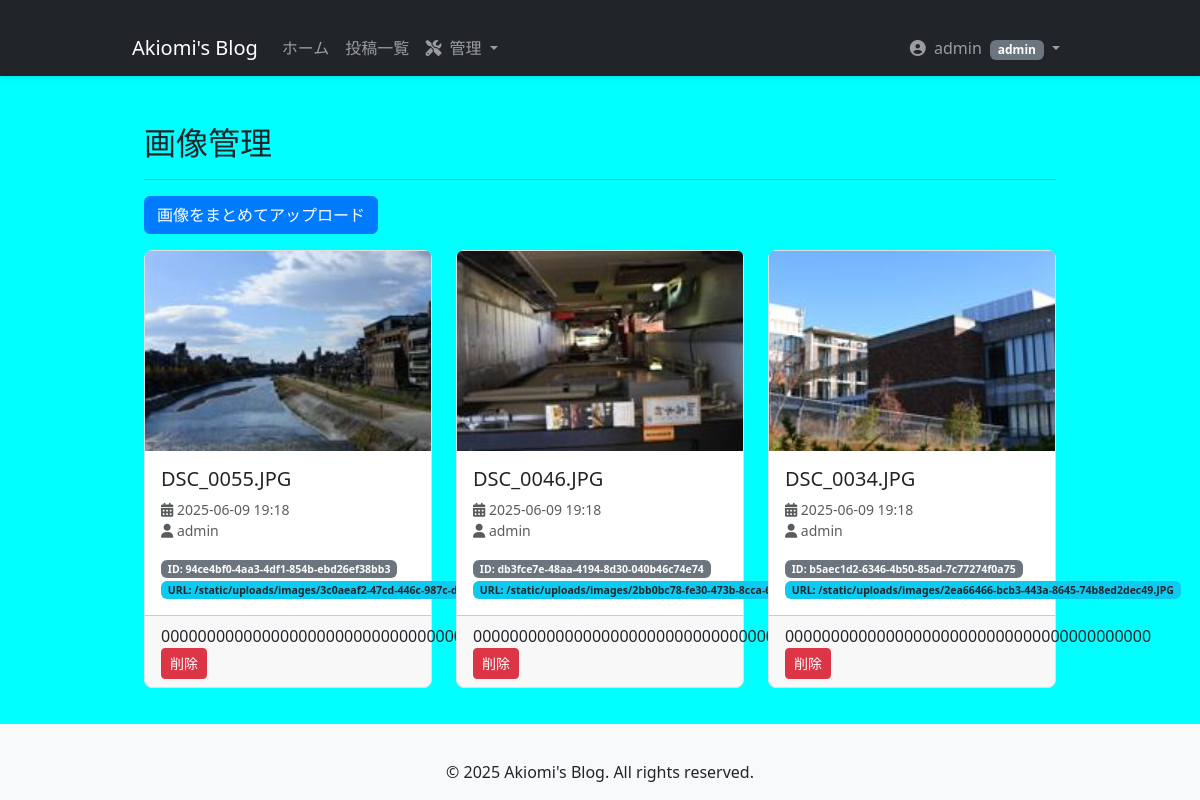
/admin/images (signed in), run on the app's committed database.
### app/models.py (models this page shows, shortened)
class User(UserMixin, db.Model):
    __tablename__ = 'user'
    id = db.Column(UUIDType(binary=False), primary_key=True, default=uuid.uuid4)
    username = db.Column(db.String(64), unique=True, nullable=False)
    email = db.Column(db.String(120), unique=True, nullable=False)
    password_hash = db.Column(db.String(256), nullable=False)
    role_id = db.Column(db.Integer, db.ForeignKey('role.id'), nullable=True)
    created_at = db.Column(db.DateTime, default=lambda: datetime.now(pytz.utc), nullable=False)
    updated_at = db.Column(db.DateTime, default=lambda: datetime.now(pytz.utc), onupdate=lambda: datetime.now(pytz.utc), nullable=False)
    role = relationship('Role', backref=db.backref('users', lazy='dynamic'))
    posts = relationship('Post', backref='posted_by', lazy='dynamic', cascade='all, delete-orphan')
    categories = relationship('Category', backref='user', lazy='dynamic', cascade='all, delete-orphan')
    tags = relationship('Tag', backref='user', lazy='dynamic', cascade='all, delete-orphan')
    uploaded_images = relationship('Image', back_populates='uploader', lazy='dynamic', cascade='all, delete-orphan')
    comments = relationship('Comment', backref='comment_author', lazy='dynamic', cascade='all, delete-orphan')
    @property
    def is_admin(self):
        return self.has_role('admin')
    def has_role(self, role_name):
        return self.role is not None and self.role.name == role_name

class Role(db.Model):
    __tablename__ = 'role'
    id = db.Column(db.Integer, primary_key=True)
    name = db.Column(db.String(64), unique=True, nullable=False)
    description = db.Column(db.String(256), nullable=True)

class Image(db.Model):
    __tablename__ = 'image'
    id = db.Column(UUIDType(binary=False), primary_key=True, default=uuid.uuid4)
    original_filename = db.Column(db.String(255), nullable=False)
    unique_filename = db.Column(db.String(255), unique=True, nullable=False)
    thumbnail_filename = db.Column(db.String(255), nullable=True)
    filepath = db.Column(db.String(500), nullable=False) # サーバ上の絶対パスまたは相対パス（推奨）
    thumbnail_filepath = db.Column(db.String(500), nullable=True) # サーバ上の絶対パスまたは相対パス（推奨）
    uploaded_at = db.Column(db.DateTime, default=lambda: datetime.now(pytz.utc))
    user_id = db.Column(UUIDType(binary=False), db.ForeignKey('user.id'), nullable=False)
    is_main_image = db.Column(db.Boolean, default=False)
    alt_text = db.Column(db.String(255), nullable=True)
    post_id = db.Column(UUIDType(binary=False), db.ForeignKey('post.id'), nullable=True)
    uploader = relationship('User', back_populates='uploaded_images')
    post = relationship('Post', back_populates='images', foreign_keys=[post_id])
    @property
    def url(self):
        if current_app:
            return url_for('static', filename=f'uploads/images/{self.unique_filename}')
        return f'/static/uploads/images/{self.unique_filename}'
    @property
    def thumbnail_url(self):
        if self.thumbnail_filename:
            if current_app:
                return url_for('static', filename=f'uploads/thumbnails/{self.thumbnail_filename}')
            return f'/static/uploads/thumbnails/{self.thumbnail_filename}'
        return None

### app/admin/routes.py (the view)
@admin_bp.route('/images')
@login_required
def list_images():
    if not current_user.is_admin and not current_user.is_editor:
        flash('管理者または編集者権限が必要です。', 'danger')
        return redirect(url_for('home.index'))
    images = Image.query.order_by(Image.uploaded_at.desc()).all()
    return render_template('images/list_images.html', images=images)

### app/admin/templates/images/list_images.html (shortened to what this page needs)
{% extends "base.html" %}
{% block content %}
<div class="container mt-4">
    <h2>画像管理</h2>
    <hr>
    <div class="mb-3">
        <a href="{{ url_for('admin.show_bulk_upload_form') }}" class="btn btn-primary">画像をまとめてアップロード</a>
    </div>
    <div class="row row-cols-1 row-cols-md-3 g-4">
        {% if images %}
            {% for image in images %}
            <div class="col">
                <div class="card h-100">
                    <div class="card-img-top-container">
                        {% if image.thumbnail_url %}
                        <img src="{{ image.thumbnail_url }}"
                             class="card-img-top"
                             alt="{{ image.alt_text or image.original_filename }}"
                             style="object-fit: cover; height: 200px;">
                        {% else %}
                        <img src="{{ url_for('static', filename='images/placeholder.png') }}"
                             class="card-img-top"
                             alt="{{ image.alt_text or image.original_filename }} (サムネイルなし)"
                             style="object-fit: cover; height: 200px;">
                        {% endif %}
                    </div>
                    <div class="card-body">
                        <h5 class="card-title text-truncate" title="{{ image.original_filename }}">
                            {{ image.original_filename }}
                        </h5>
                        <p class="card-text text-muted small">
                            <i class="fas fa-calendar-alt"></i> {{ image.uploaded_at.strftime('%Y-%m-%d %H:%M') }}<br>
                            <i class="fas fa-user"></i> {{ image.uploader.username if image.uploader else '不明' }}
                        </p>
                        <p class="card-text small">
                            <span class="badge bg-secondary">ID: {{ image.id }}</span><br>
                            <span class="badge bg-info text-dark">URL: {{ image.url }}</span>
                        </p>
                    </div>
                    <div class="card-footer d-flex justify-content-between">
                        <form action="{{ url_for('admin.delete_image', image_id=image.id) }}" method="POST" onsubmit="return confirm('本当にこの画像を削除しますか？関連する投稿に影響が出る可能性があります。');">
                            {{ csrf_token() }}
                            <button type="submit" class="btn btn-danger btn-sm">削除</button>
                        </form>
                    </div>
                </div>
            </div>
            {% endfor %}
        {% else %}
            <div class="col-12">
                <p>まだ画像がアップロードされていません。</p>
            </div>
        {% endif %}
    </div>
</div>
{% endblock %}

### app/templates/base.html (shortened to what this page needs)
<!doctype html>
<html lang="ja">
<head>
    <link href="https://cdn.jsdelivr.net/npm/bootstrap@5.3.3/dist/css/bootstrap.min.css"
             rel="stylesheet"
>
    <link rel="stylesheet" href="https://cdnjs.cloudflare.com/ajax/libs/font-awesome/6.5.2/css/all.min.css"
 />
    <link rel="stylesheet" href="{{ url_for('static', filename='css/style.css') }}">
</head>
<body class="d-flex flex-column min-vh-100">
    <nav class="navbar navbar-expand-lg navbar-dark bg-dark">
        <div class="container">
            <a class="navbar-brand" href="{{ url_for('home.index') }}">Akiomi's Blog</a>
            <div class="collapse navbar-collapse" id="navbarNav">
                <ul class="navbar-nav me-auto mb-2 mb-lg-0">
                    <li class="nav-item">
                        <a class="nav-link" href="{{ url_for('home.index') }}">ホーム</a>
                    </li>
                    <li class="nav-item">
                        <a class="nav-link" href="{{ url_for('public_posts.list_posts') }}">投稿一覧</a>
                    </li>
                    {% if current_user.is_authenticated and current_user.role and current_user.role.name == 'admin' %}
                    <li class="nav-item dropdown">
                        <a class="nav-link dropdown-toggle" href="#" id="adminNavbarDropdown" role="button" data-bs-toggle="dropdown" aria-expanded="false">
                            <i class="fas fa-tools me-1"></i> 管理
                        </a>
                    </li>
                    {% endif %}
                </ul>
                <ul class="navbar-nav ms-auto">
                    {% if current_user.is_authenticated %}
                        <li class="nav-item dropdown">
                            <a class="nav-link dropdown-toggle" href="#" id="navbarDropdown" role="button" data-bs-toggle="dropdown" aria-expanded="false">
                                <i class="fas fa-user-circle me-1"></i>
                                {{ current_user.username }}
                                {% if current_user.role %}
                                    <span class="badge bg-secondary ms-1">{{ current_user.role.name }}</span>
                                {% endif %}
                            </a>
                        </li>
                    {% endif %}
                </ul>
            </div>
        </div>
    </nav>
    <main class="flex-grow-1 container mt-4">
        {% block content %}{% endblock %}
    </main>
    <footer class="bg-light py-3 mt-auto">
        <div class="container text-center">
            <p class="mb-0">&copy; {{ current_year }} Akiomi's Blog. All rights reserved.</p>
        </div>
    </footer>
</body>
</html>

### static/css/style.css (style rules this page uses)
body { background-color: #00ffff; font-family: 'Segoe UI', Tahoma, Geneva, Verdana, sans-serif; }
.navbar { box-shadow: 0 2px 4px rgba(0,0,0,.1); }
.container { max-width: 960px; margin-top: 20px; }
.card { border: 1px solid #e0e0e0; border-radius: .5rem; }
.btn-primary { background-color: #007bff; border-color: #007bff; }

### data on the page
User: username "admin"
Role: role.name "admin"
Image: thumbnail_url (picture), original_filename "DSC_0055.JPG", uploaded_at "2025-06-09 19:18", uploader "admin", id "94ce4bf0-4aa3-4df1-854b-ebd26ef38bb3", url "/static/uploads/images/3c0aeaf2-47cd-446c-987c-d9e5852a7e90.JPG", csrf_token "0000000000000000000000000000000000000000"
Image: thumbnail_url (picture), original_filename "DSC_0046.JPG", uploaded_at "2025-06-09 19:18", uploader "admin", id "db3fce7e-48aa-4194-8d30-040b46c74e74", url "/static/uploads/images/2bb0bc78-fe30-473b-8cca-6e7a5ca66636.JPG", csrf_token "0000000000000000000000000000000000000000"
Image: thumbnail_url (picture), original_filename "DSC_0034.JPG", uploaded_at "2025-06-09 19:18", uploader "admin", id "b5aec1d2-6346-4b50-85ad-7c77274f0a75", url "/static/uploads/images/2ea66466-bcb3-443a-8645-74b8ed2dec49.JPG", csrf_token "0000000000000000000000000000000000000000"
